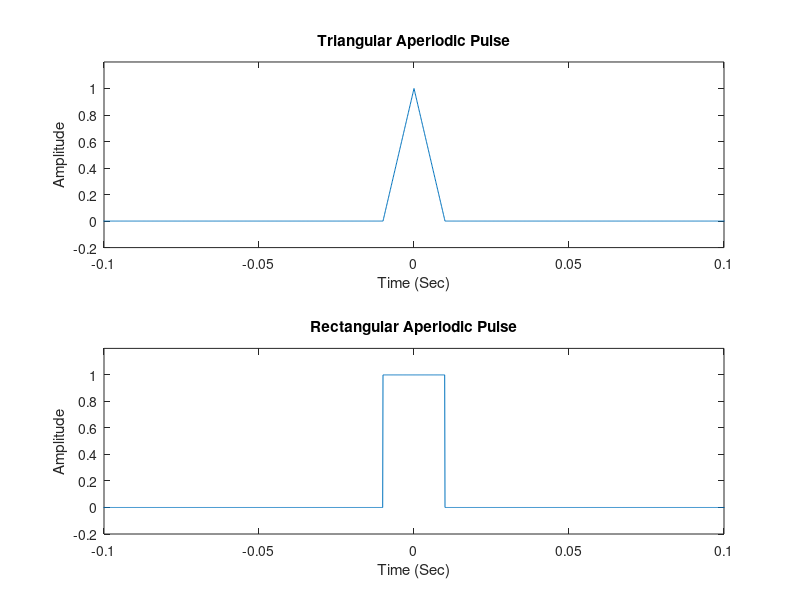

MATLAB code to generate this figure:
%Aperiodic

fs = 10000;
t = -1 : 1 / fs : 1;
x1 = tripuls(t, 20e-3);
x2 = rectpuls(t, 20e-3);

figure
subplot(211)
plot(t, x1);
axis([-0.1 0.1 -0.2 1.2])
xlabel('Time (Sec)');
ylabel('Amplitude');
title('Triangular Aperiodic Pulse')

subplot(212)
plot(t, x2);
axis([-0.1 0.1 -0.2 1.2])
xlabel('Time (Sec)');
ylabel('Amplitude');
title('Rectangular Aperiodic Pulse')
